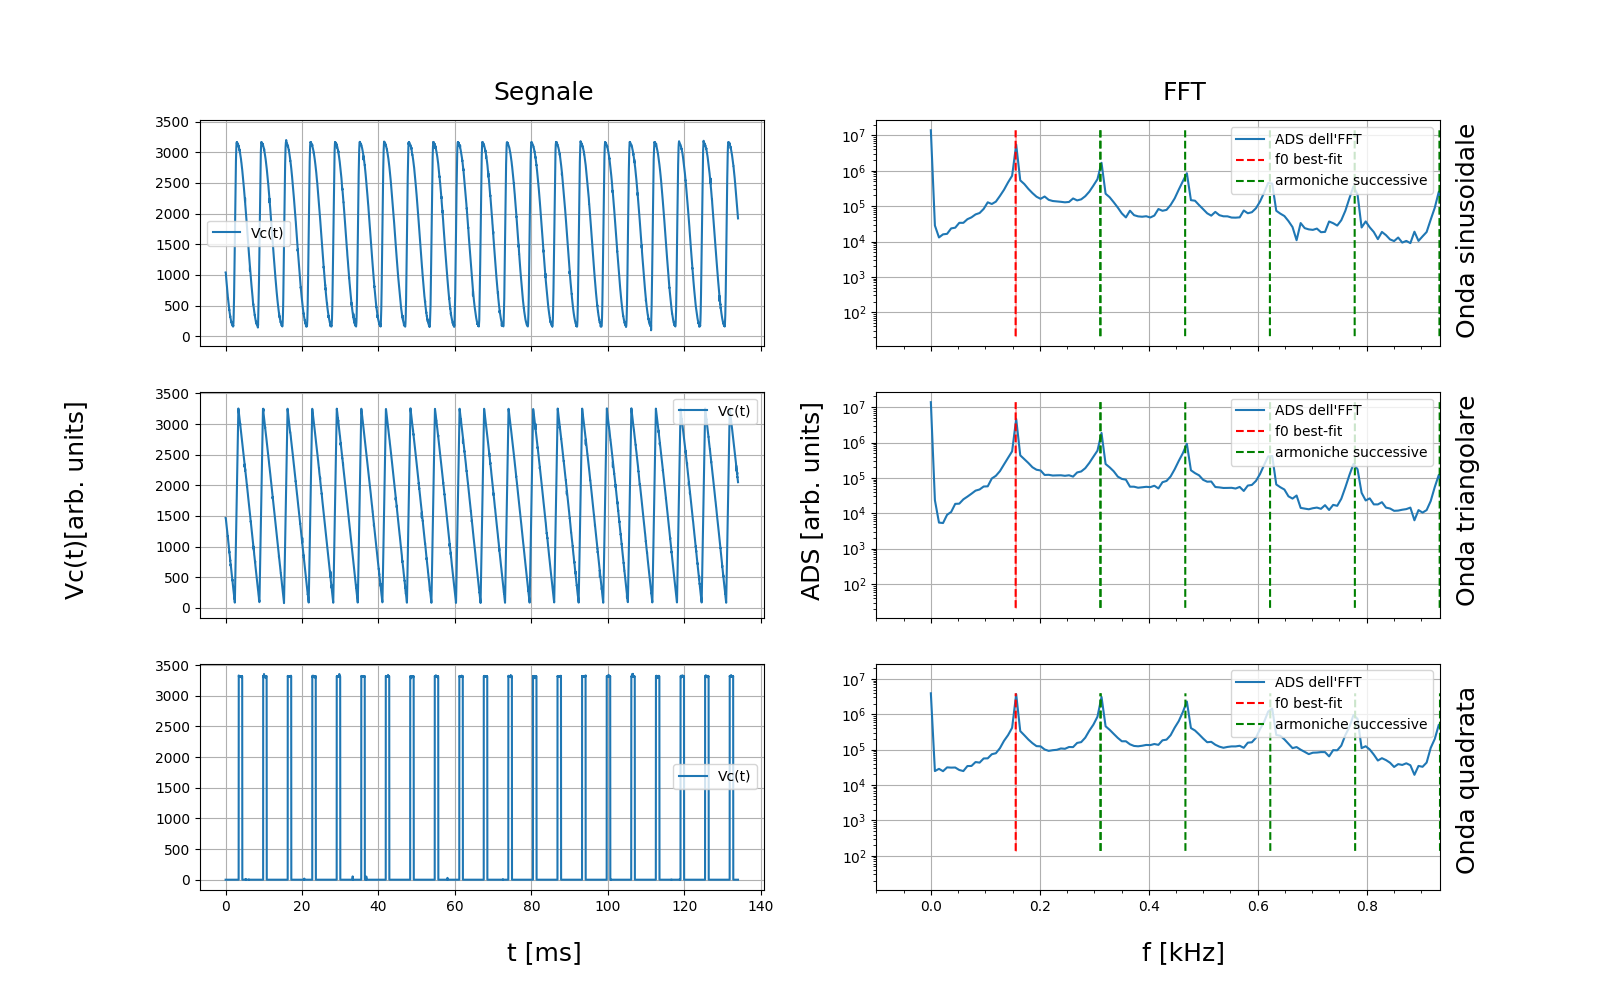

This chart was generated by the following Python code:
import numpy as np
import matplotlib.pyplot as plt
from scipy.optimize import curve_fit

filepath='dataFFT5/'

#data 0 is a non plugged arduino        'data0',
#data 1,2,3 sin tr, sq                  'data1','data2','data3',
#data 4,5,6 same but with duty cycle    'data4','data5','data6',
#data 14 15 are long acquisitions       'data14','data15'
#data 13 is a very short acquisition    'data13',
#the rest is badly taken data           'data7','data8','data9','data10','data11','data12',


filename=['data4','data5','data6']
filepath_images='img/FFT5/'
f = np.array([155.59,155.66,155.76])*1e-3 #Just data1,2,3; converting to kHz 
sf = np.array([0.02,0.02,0.06])*1e-3#Just data1,2,3 ;converting to kHz

# Create a figure with subplots
fig, axes = plt.subplots(len(filename), 2, figsize=(16, 10), sharex='col', sharey='col')

for idx, i in enumerate(filename):
    # Load data
    t, v = np.loadtxt(filepath + i + '.txt', unpack=True)
    t = t / 1000  # Convert to ms
    
    # Compute sampling parameters
    numpoints = len(t)  # Number of points
    df = 1 / (2 * max(t))
    ff = np.linspace(0, df*numpoints, numpoints//2 + 1)
    

    # Compute FFT
    v_tilde = abs(np.fft.rfft(v))


    k=np.argmax(v_tilde[1:])+1
    f_fft=ff[k]
    sf_fft=df/(len(ff)*np.sqrt(12))

    print("f0_fft=",f_fft,"+-",sf_fft)
    print("f0_bestfit=",f[idx],"+-",sf[idx])
    print()
    
    # Reference lines
    yy = np.linspace(min(v_tilde), max(v_tilde), 4000)
    xx = np.full_like(yy, f[idx])
    vv = np.linspace(min(v), max(v), 4000)
    
    # Plot time-domain signal
    axes[idx, 0].plot(t, v, label='Vc(t)')
    axes[idx, 0].grid()
    axes[idx, 0].legend()
    
    # Plot frequency-domain (FFT)
    # Reference lines

    # Shaded regions for uncertainties
    axes[idx, 1].fill_betweenx(yy, f[idx] - sf[idx], f[idx] + sf[idx], color='r', alpha=0.3)

    # Plot frequency-domain (FFT)
    axes[idx, 1].plot(ff, v_tilde, label='ADS dell\'FFT')
    axes[idx, 1].plot(xx, yy, 'r--', label='f0 best-fit')


    if i=='data4' or i=='data5' or i=='data6':
        axes[idx, 1].plot(xx*2, yy,'g--', label="armoniche successive")
        for j in range(2,20):
                axes[idx, 1].plot(xx*j, yy, 'g--')
        

    axes[idx, 1].set_yscale('log')
    axes[idx, 1].set_xlim(-0.1, 6 * f[idx])
    axes[idx, 1].grid()
    axes[idx, 1].minorticks_on()
    axes[idx, 1].legend(loc='upper right')



# Add common labels
fig.text(0.74, 0.90, 'FFT', ha='center', fontsize=18)
fig.text(0.34, 0.90, 'Segnale', ha='center', fontsize=18)

fig.text(0.34, 0.04, 't [ms]', ha='center', fontsize=18)
fig.text(0.74, 0.04, 'f [kHz]', ha='center', fontsize=18)

fig.text(0.04, 0.5, 'Vc(t)[arb. units]', va='center', rotation='vertical', fontsize=18)
fig.text(0.5, 0.5, 'ADS [arb. units]', va='center', rotation='vertical', fontsize=18)

fig.text(0.91, 0.22, 'Onda quadrata', va='center', rotation='vertical', fontsize=18)
fig.text(0.91, 0.5, 'Onda triangolare', va='center', rotation='vertical', fontsize=18)
fig.text(0.91, 0.77, 'Onda sinusoidale', va='center', rotation='vertical', fontsize=18)

# Show all plots in a single figure
plt.savefig(filepath_images + 'FFTwaveforms2.png')
plt.show()
